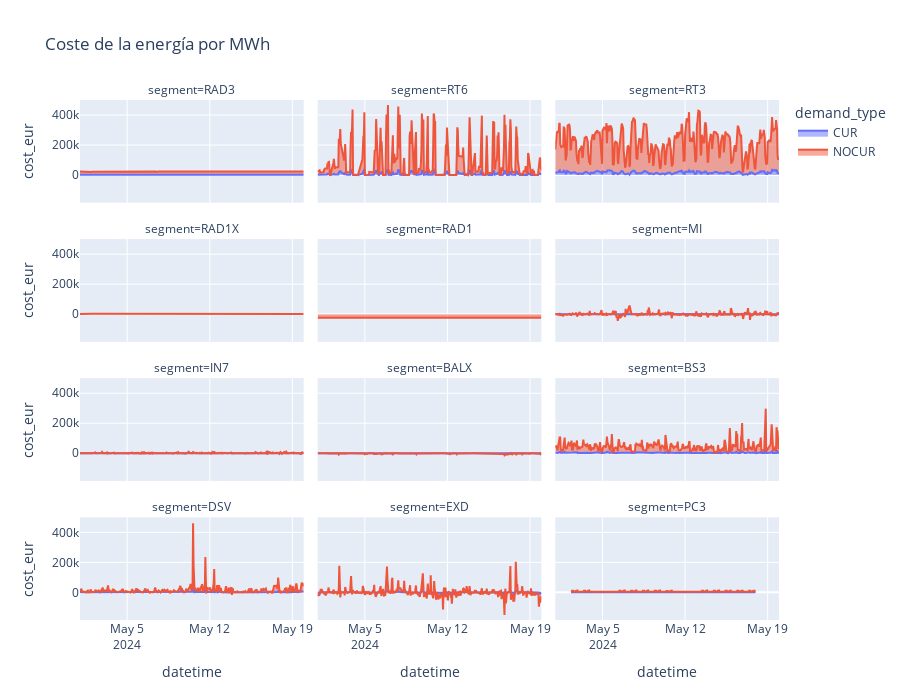

The notebook cell saved with this chart:
### Markdown cell above
#### Cost

### Code cell
px.area(df, x=df.index, y='cost_eur', color='demand_type', facet_col='segment', title='Coste de la energía por MWh', facet_col_wrap=3, height=700)

### Figure 1 — Plotly figure (JSON) as saved in the notebook; plotly's stock layout.template omitted (floating-point values rounded to 4 significant figures; data arrays with more than 128 entries replaced by an {"elided": "..."} marker saying what was removed)
{"data": [{"fillpattern": {"shape": ""}, "hovertemplate": "demand_type=CUR<br>segment=RAD3<br>datetime=%{x}<br>cost_eur=%{y}<extra></extra>", "legendgroup": "CUR", "line": {"color": "#636efa"}, "marker": {"symbol": "circle"}, "mode": "lines", "name": "CUR", "orientation": "v", "showlegend": true, "stackgroup": "1", "type": "scatter", "x": {"elided": "282 str values"}, "xaxis": "x10", "y": {"elided": "282 float values"}, "yaxis": "y10"}, {"fillpattern": {"shape": ""}, "hovertemplate": "demand_type=CUR<br>segment=RT6<br>datetime=%{x}<br>cost_eur=%{y}<extra></extra>", "legendgroup": "CUR", "line": {"color": "#636efa"}, "marker": {"symbol": "circle"}, "mode": "lines", "name": "CUR", "orientation": "v", "showlegend": false, "stackgroup": "1", "type": "scatter", "x": {"elided": "369 str values"}, "xaxis": "x11", "y": {"elided": "369 float values"}, "yaxis": "y11"}, {"fillpattern": {"shape": ""}, "hovertemplate": "demand_type=CUR<br>segment=RT3<br>datetime=%{x}<br>cost_eur=%{y}<extra></extra>", "legendgroup": "CUR", "line": {"color": "#636efa"}, "marker": {"symbol": "circle"}, "mode": "lines", "name": "CUR", "orientation": "v", "showlegend": false, "stackgroup": "1", "type": "scatter", "x": {"elided": "456 str values"}, "xaxis": "x12", "y": {"elided": "456 float values"}, "yaxis": "y12"}, {"fillpattern": {"shape": ""}, "hovertemplate": "demand_type=CUR<br>segment=MI<br>datetime=%{x}<br>cost_eur=%{y}<extra></extra>", "legendgroup": "CUR", "line": {"color": "#636efa"}, "marker": {"symbol": "circle"}, "mode": "lines", "name": "CUR", "orientation": "v", "showlegend": false, "stackgroup": "1", "type": "scatter", "x": {"elided": "435 str values"}, "xaxis": "x9", "y": {"elided": "435 float values"}, "yaxis": "y9"}, {"fillpattern": {"shape": ""}, "hovertemplate": "demand_type=CUR<br>segment=IN7<br>datetime=%{x}<br>cost_eur=%{y}<extra></extra>", "legendgroup": "CUR", "line": {"color": "#636efa"}, "marker": {"symbol": "circle"}, "mode": "lines", "name": "CUR", "orientation": "v", "showlegend": false, "stackgroup": "1", "type": "scatter", "x": {"elided": "451 str values"}, "xaxis": "x4", "y": {"elided": "451 float values"}, "yaxis": "y4"}, {"fillpattern": {"shape": ""}, "hovertemplate": "demand_type=CUR<br>segment=BALX<br>datetime=%{x}<br>cost_eur=%{y}<extra></extra>", "legendgroup": "CUR", "line": {"color": "#636efa"}, "marker": {"symbol": "circle"}, "mode": "lines", "name": "CUR", "orientation": "v", "showlegend": false, "stackgroup": "1", "type": "scatter", "x": {"elided": "425 str values"}, "xaxis": "x5", "y": {"elided": "425 float values"}, "yaxis": "y5"}, {"fillpattern": {"shape": ""}, "hovertemplate": "demand_type=CUR<br>segment=BS3<br>datetime=%{x}<br>cost_eur=%{y}<extra></extra>", "legendgroup": "CUR", "line": {"color": "#636efa"}, "marker": {"symbol": "circle"}, "mode": "lines", "name": "CUR", "orientation": "v", "showlegend": false, "stackgroup": "1", "type": "scatter", "x": {"elided": "456 str values"}, "xaxis": "x6", "y": {"elided": "456 float values"}, "yaxis": "y6"}, {"fillpattern": {"shape": ""}, "hovertemplate": "demand_type=CUR<br>segment=DSV<br>datetime=%{x}<br>cost_eur=%{y}<extra></extra>", "legendgroup": "CUR", "line": {"color": "#636efa"}, "marker": {"symbol": "circle"}, "mode": "lines", "name": "CUR", "orientation": "v", "showlegend": false, "stackgroup": "1", "type": "scatter", "x": {"elided": "456 str values"}, "xaxis": "x", "y": {"elided": "456 float values"}, "yaxis": "y"}, {"fillpattern": {"shape": ""}, "hovertemplate": "demand_type=CUR<br>segment=EXD<br>datetime=%{x}<br>cost_eur=%{y}<extra></extra>", "legendgroup": "CUR", "line": {"color": "#636efa"}, "marker": {"symbol": "circle"}, "mode": "lines", "name": "CUR", "orientation": "v", "showlegend": false, "stackgroup": "1", "type": "scatter", "x": {"elided": "456 str values"}, "xaxis": "x2", "y": {"elided": "456 float values"}, "yaxis": "y2"}, {"fillpattern": {"shape": ""}, "hovertemplate": "demand_type=CUR<br>segment=PC3<br>datetime=%{x}<br>cost_eur=%{y}<extra></extra>", "legendgroup": "CUR", "line": {"color": "#636efa"}, "marker": {"symbol": "circle"}, "mode": "lines", "name": "CUR", "orientation": "v", "showlegend": false, "stackgroup": "1", "type": "scatter", "x": {"elided": "192 str values"}, "xaxis": "x3", "y": {"elided": "192 float values"}, "yaxis": "y3"}, {"fillpattern": {"shape": ""}, "hovertemplate": "demand_type=NOCUR<br>segment=RAD3<br>datetime=%{x}<br>cost_eur=%{y}<extra></extra>", "legendgroup": "NOCUR", "line": {"color": "#EF553B"}, "marker": {"symbol": "circle"}, "mode": "lines", "name": "NOCUR", "orientation": "v", "showlegend": true, "stackgroup": "1", "type": "scatter", "x": {"elided": "282 str values"}, "xaxis": "x10", "y": {"elided": "282 float values"}, "yaxis": "y10"}, {"fillpattern": {"shape": ""}, "hovertemplate": "demand_type=NOCUR<br>segment=RT6<br>datetime=%{x}<br>cost_eur=%{y}<extra></extra>", "legendgroup": "NOCUR", "line": {"color": "#EF553B"}, "marker": {"symbol": "circle"}, "mode": "lines", "name": "NOCUR", "orientation": "v", "showlegend": false, "stackgroup": "1", "type": "scatter", "x": {"elided": "369 str values"}, "xaxis": "x11", "y": {"elided": "369 float values"}, "yaxis": "y11"}, {"fillpattern": {"shape": ""}, "hovertemplate": "demand_type=NOCUR<br>segment=RT3<br>datetime=%{x}<br>cost_eur=%{y}<extra></extra>", "legendgroup": "NOCUR", "line": {"color": "#EF553B"}, "marker": {"symbol": "circle"}, "mode": "lines", "name": "NOCUR", "orientation": "v", "showlegend": false, "stackgroup": "1", "type": "scatter", "x": {"elided": "456 str values"}, "xaxis": "x12", "y": {"elided": "456 float values"}, "yaxis": "y12"}, {"fillpattern": {"shape": ""}, "hovertemplate": "demand_type=NOCUR<br>segment=RAD1X<br>datetime=%{x}<br>cost_eur=%{y}<extra></extra>", "legendgroup": "NOCUR", "line": {"color": "#EF553B"}, "marker": {"symbol": "circle"}, "mode": "lines", "name": "NOCUR", "orientation": "v", "showlegend": false, "stackgroup": "1", "type": "scatter", "x": {"elided": "282 str values"}, "xaxis": "x7", "y": {"elided": "282 float values"}, "yaxis": "y7"}, {"fillpattern": {"shape": ""}, "hovertemplate": "demand_type=NOCUR<br>segment=RAD1<br>datetime=%{x}<br>cost_eur=%{y}<extra></extra>", "legendgroup": "NOCUR", "line": {"color": "#EF553B"}, "marker": {"symbol": "circle"}, "mode": "lines", "name": "NOCUR", "orientation": "v", "showlegend": false, "stackgroup": "1", "type": "scatter", "x": {"elided": "282 str values"}, "xaxis": "x8", "y": {"elided": "282 float values"}, "yaxis": "y8"}, {"fillpattern": {"shape": ""}, "hovertemplate": "demand_type=NOCUR<br>segment=MI<br>datetime=%{x}<br>cost_eur=%{y}<extra></extra>", "legendgroup": "NOCUR", "line": {"color": "#EF553B"}, "marker": {"symbol": "circle"}, "mode": "lines", "name": "NOCUR", "orientation": "v", "showlegend": false, "stackgroup": "1", "type": "scatter", "x": {"elided": "456 str values"}, "xaxis": "x9", "y": {"elided": "456 float values"}, "yaxis": "y9"}, {"fillpattern": {"shape": ""}, "hovertemplate": "demand_type=NOCUR<br>segment=IN7<br>datetime=%{x}<br>cost_eur=%{y}<extra></extra>", "legendgroup": "NOCUR", "line": {"color": "#EF553B"}, "marker": {"symbol": "circle"}, "mode": "lines", "name": "NOCUR", "orientation": "v", "showlegend": false, "stackgroup": "1", "type": "scatter", "x": {"elided": "451 str values"}, "xaxis": "x4", "y": {"elided": "451 float values"}, "yaxis": "y4"}, {"fillpattern": {"shape": ""}, "hovertemplate": "demand_type=NOCUR<br>segment=BALX<br>datetime=%{x}<br>cost_eur=%{y}<extra></extra>", "legendgroup": "NOCUR", "line": {"color": "#EF553B"}, "marker": {"symbol": "circle"}, "mode": "lines", "name": "NOCUR", "orientation": "v", "showlegend": false, "stackgroup": "1", "type": "scatter", "x": {"elided": "425 str values"}, "xaxis": "x5", "y": {"elided": "425 float values"}, "yaxis": "y5"}, {"fillpattern": {"shape": ""}, "hovertemplate": "demand_type=NOCUR<br>segment=BS3<br>datetime=%{x}<br>cost_eur=%{y}<extra></extra>", "legendgroup": "NOCUR", "line": {"color": "#EF553B"}, "marker": {"symbol": "circle"}, "mode": "lines", "name": "NOCUR", "orientation": "v", "showlegend": false, "stackgroup": "1", "type": "scatter", "x": {"elided": "456 str values"}, "xaxis": "x6", "y": {"elided": "456 float values"}, "yaxis": "y6"}, {"fillpattern": {"shape": ""}, "hovertemplate": "demand_type=NOCUR<br>segment=DSV<br>datetime=%{x}<br>cost_eur=%{y}<extra></extra>", "legendgroup": "NOCUR", "line": {"color": "#EF553B"}, "marker": {"symbol": "circle"}, "mode": "lines", "name": "NOCUR", "orientation": "v", "showlegend": false, "stackgroup": "1", "type": "scatter", "x": {"elided": "456 str values"}, "xaxis": "x", "y": {"elided": "456 float values"}, "yaxis": "y"}, {"fillpattern": {"shape": ""}, "hovertemplate": "demand_type=NOCUR<br>segment=EXD<br>datetime=%{x}<br>cost_eur=%{y}<extra></extra>", "legendgroup": "NOCUR", "line": {"color": "#EF553B"}, "marker": {"symbol": "circle"}, "mode": "lines", "name": "NOCUR", "orientation": "v", "showlegend": false, "stackgroup": "1", "type": "scatter", "x": {"elided": "456 str values"}, "xaxis": "x2", "y": {"elided": "456 float values"}, "yaxis": "y2"}, {"fillpattern": {"shape": ""}, "hovertemplate": "demand_type=NOCUR<br>segment=PC3<br>datetime=%{x}<br>cost_eur=%{y}<extra></extra>", "legendgroup": "NOCUR", "line": {"color": "#EF553B"}, "marker": {"symbol": "circle"}, "mode": "lines", "name": "NOCUR", "orientation": "v", "showlegend": false, "stackgroup": "1", "type": "scatter", "x": {"elided": "192 str values"}, "xaxis": "x3", "y": {"elided": "192 float values"}, "yaxis": "y3"}], "layout": {"annotations": [{"font": {}, "showarrow": false, "text": "segment=DSV", "x": 0.16, "xanchor": "center", "xref": "paper", "y": 0.1975, "yanchor": "bottom", "yref": "paper"}, {"font": {}, "showarrow": false, "text": "segment=EXD", "x": 0.5, "xanchor": "center", "xref": "paper", "y": 0.1975, "yanchor": "bottom", "yref": "paper"}, {"font": {}, "showarrow": false, "text": "segment=PC3", "x": 0.84, "xanchor": "center", "xref": "paper", "y": 0.1975, "yanchor": "bottom", "yref": "paper"}, {"font": {}, "showarrow": false, "text": "segment=IN7", "x": 0.16, "xanchor": "center", "xref": "paper", "y": 0.465, "yanchor": "bottom", "yref": "paper"}, {"font": {}, "showarrow": false, "text": "segment=BALX", "x": 0.5, "xanchor": "center", "xref": "paper", "y": 0.465, "yanchor": "bottom", "yref": "paper"}, {"font": {}, "showarrow": false, "text": "segment=BS3", "x": 0.84, "xanchor": "center", "xref": "paper", "y": 0.465, "yanchor": "bottom", "yref": "paper"}, {"font": {}, "showarrow": false, "text": "segment=RAD1X", "x": 0.16, "xanchor": "center", "xref": "paper", "y": 0.7325, "yanchor": "bottom", "yref": "paper"}, {"font": {}, "showarrow": false, "text": "segment=RAD1", "x": 0.5, "xanchor": "center", "xref": "paper", "y": 0.7325, "yanchor": "bottom", "yref": "paper"}, {"font": {}, "showarrow": false, "text": "segment=MI", "x": 0.84, "xanchor": "center", "xref": "paper", "y": 0.7325, "yanchor": "bottom", "yref": "paper"}, {"font": {}, "showarrow": false, "text": "segment=RAD3", "x": 0.16, "xanchor": "center", "xref": "paper", "y": 1, "yanchor": "bottom", "yref": "paper"}, {"font": {}, "showarrow": false, "text": "segment=RT6", "x": 0.5, "xanchor": "center", "xref": "paper", "y": 1, "yanchor": "bottom", "yref": "paper"}, {"font": {}, "showarrow": false, "text": "segment=RT3", "x": 0.84, "xanchor": "center", "xref": "paper", "y": 1, "yanchor": "bottom", "yref": "paper"}], "height": 700, "legend": {"title": {"text": "demand_type"}, "tracegroupgap": 0}, "title": {"text": "Coste de la energía por MWh"}, "xaxis": {"anchor": "y", "domain": [0, 0.32], "title": {"text": "datetime"}}, "xaxis10": {"anchor": "y10", "domain": [0, 0.32], "matches": "x", "showticklabels": false}, "xaxis11": {"anchor": "y11", "domain": [0.34, 0.66], "matches": "x", "showticklabels": false}, "xaxis12": {"anchor": "y12", "domain": [0.68, 1.0], "matches": "x", "showticklabels": false}, "xaxis2": {"anchor": "y2", "domain": [0.34, 0.66], "matches": "x", "title": {"text": "datetime"}}, "xaxis3": {"anchor": "y3", "domain": [0.68, 1.0], "matches": "x", "title": {"text": "datetime"}}, "xaxis4": {"anchor": "y4", "domain": [0, 0.32], "matches": "x", "showticklabels": false}, "xaxis5": {"anchor": "y5", "domain": [0.34, 0.66], "matches": "x", "showticklabels": false}, "xaxis6": {"anchor": "y6", "domain": [0.68, 1.0], "matches": "x", "showticklabels": false}, "xaxis7": {"anchor": "y7", "domain": [0, 0.32], "matches": "x", "showticklabels": false}, "xaxis8": {"anchor": "y8", "domain": [0.34, 0.66], "matches": "x", "showticklabels": false}, "xaxis9": {"anchor": "y9", "domain": [0.68, 1.0], "matches": "x", "showticklabels": false}, "yaxis": {"anchor": "x", "domain": [0, 0.1975], "title": {"text": "cost_eur"}}, "yaxis10": {"anchor": "x10", "domain": [0.8025, 1], "matches": "y", "title": {"text": "cost_eur"}}, "yaxis11": {"anchor": "x11", "domain": [0.8025, 1], "matches": "y", "showticklabels": false}, "yaxis12": {"anchor": "x12", "domain": [0.8025, 1], "matches": "y", "showticklabels": false}, "yaxis2": {"anchor": "x2", "domain": [0, 0.1975], "matches": "y", "showticklabels": false}, "yaxis3": {"anchor": "x3", "domain": [0, 0.1975], "matches": "y", "showticklabels": false}, "yaxis4": {"anchor": "x4", "domain": [0.2675, 0.465], "matches": "y", "title": {"text": "cost_eur"}}, "yaxis5": {"anchor": "x5", "domain": [0.2675, 0.465], "matches": "y", "showticklabels": false}, "yaxis6": {"anchor": "x6", "domain": [0.2675, 0.465], "matches": "y", "showticklabels": false}, "yaxis7": {"anchor": "x7", "domain": [0.535, 0.7325], "matches": "y", "title": {"text": "cost_eur"}}, "yaxis8": {"anchor": "x8", "domain": [0.535, 0.7325], "matches": "y", "showticklabels": false}, "yaxis9": {"anchor": "x9", "domain": [0.535, 0.7325], "matches": "y", "showticklabels": false}}}
